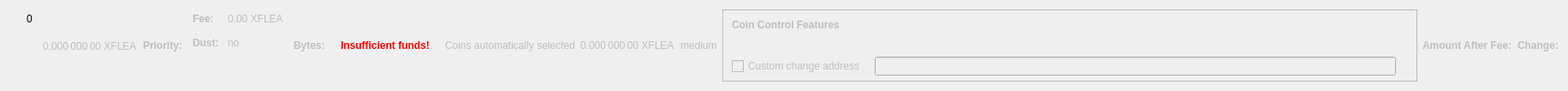
    <widget class="QWidget" name="dummyHideWidget" native="true">
     <property name="maximumSize">
      <size>
       <width>100</width>
       <height>22</height>
      </size>
     </property>
     <layout class="QHBoxLayout" name="dummyHideLayout">
      <item>
       <layout class="QFormLayout" name="formLayoutCoinControl1">
        <property name="horizontalSpacing">
         <number>10</number>
        </property>
        <property name="verticalSpacing">
         <number>14</number>
        </property>
        <property name="leftMargin">
         <number>10</number>
        </property>
        <property name="topMargin">
         <number>4</number>
        </property>
        <property name="rightMargin">
         <number>6</number>
        </property>
        <item row="0" column="1">
         <widget class="QLabel" name="labelCoinControlBytes">
          <property name="cursor">
           <cursorShape>IBeamCursor</cursorShape>
          </property>
          <property name="contextMenuPolicy">
           <enum>Qt::ActionsContextMenu</enum>
          </property>
          <property name="text">
           <string notr="true">0</string>
          </property>
          <property name="textInteractionFlags">
           <set>Qt::LinksAccessibleByMouse|Qt::TextSelectableByKeyboard|Qt::TextSelectableByMouse</set>
          </property>
         </widget>
        </item>
       </layout>
      </item>
      <item>
       <widget class="QLabel" name="labelCoinControlAfterFee">
        <property name="enabled">
         <bool>false</bool>
        </property>
        <property name="sizePolicy">
         <sizepolicy hsizetype="Fixed" vsizetype="Fixed">
          <horstretch>0</horstretch>
          <verstretch>0</verstretch>
         </sizepolicy>
        </property>
        <property name="minimumSize">
         <size>
          <width>111</width>
          <height>12</height>
         </size>
        </property>
        <property name="maximumSize">
         <size>
          <width>111</width>
          <height>12</height>
         </size>
        </property>
        <property name="cursor">
         <cursorShape>IBeamCursor</cursorShape>
        </property>
        <property name="contextMenuPolicy">
         <enum>Qt::ActionsContextMenu</enum>
        </property>
        <property name="text">
         <string notr="true">0.000 000 00 XFLEA</string>
        </property>
        <property name="textInteractionFlags">
         <set>Qt::LinksAccessibleByMouse|Qt::TextSelectableByKeyboard|Qt::TextSelectableByMouse</set>
        </property>
       </widget>
      </item>
      <item>
       <widget class="QLabel" name="labelCoinControlPriorityText">
        <property name="enabled">
         <bool>false</bool>
        </property>
        <property name="font">
         <font>
          <weight>75</weight>
          <bold>true</bold>
         </font>
        </property>
        <property name="text">
         <string>Priority:</string>
        </property>
       </widget>
      </item>
      <item>
       <layout class="QHBoxLayout" name="horizontalLayout"/>
      </item>
      <item>
       <layout class="QFormLayout" name="formLayoutCoinControl3">
        <property name="horizontalSpacing">
         <number>10</number>
        </property>
        <property name="verticalSpacing">
         <number>14</number>
        </property>
        <property name="leftMargin">
         <number>6</number>
        </property>
        <property name="topMargin">
         <number>4</number>
        </property>
        <property name="rightMargin">
         <number>6</number>
        </property>
        <item row="0" column="0">
         <widget class="QLabel" name="labelCoinControlFeeText">
          <property name="enabled">
           <bool>false</bool>
          </property>
          <property name="font">
           <font>
            <weight>75</weight>
            <bold>true</bold>
           </font>
          </property>
          <property name="text">
           <string>Fee:</string>
          </property>
          <property name="margin">
           <number>0</number>
          </property>
         </widget>
        </item>
        <item row="0" column="1">
         <widget class="QLabel" name="labelCoinControlFee">
          <property name="enabled">
           <bool>false</bool>
          </property>
          <property name="cursor">
           <cursorShape>IBeamCursor</cursorShape>
          </property>
          <property name="contextMenuPolicy">
           <enum>Qt::ActionsContextMenu</enum>
          </property>
          <property name="text">
           <string notr="true">0.00 XFLEA</string>
          </property>
          <property name="textInteractionFlags">
           <set>Qt::LinksAccessibleByMouse|Qt::TextSelectableByKeyboard|Qt::TextSelectableByMouse</set>
          </property>
         </widget>
        </item>
        <item row="1" column="0">
         <widget class="QLabel" name="labelCoinControlLowOutputText">
          <property name="enabled">
           <bool>false</bool>
          </property>
          <property name="font">
           <font>
            <weight>75</weight>
            <bold>true</bold>
           </font>
          </property>
          <property name="text">
           <string>Dust:</string>
          </property>
         </widget>
        </item>
        <item row="1" column="1">
         <widget class="QLabel" name="labelCoinControlLowOutput">
          <property name="enabled">
           <bool>false</bool>
          </property>
          <property name="cursor">
           <cursorShape>IBeamCursor</cursorShape>
          </property>
          <property name="contextMenuPolicy">
           <enum>Qt::ActionsContextMenu</enum>
          </property>
          <property name="text">
           <string>no</string>
          </property>
          <property name="textInteractionFlags">
           <set>Qt::LinksAccessibleByMouse|Qt::TextSelectableByKeyboard|Qt::TextSelectableByMouse</set>
          </property>
         </widget>
        </item>
       </layout>
      </item>
      <item>
       <widget class="QLabel" name="labelCoinControlBytesText">
        <property name="enabled">
         <bool>false</bool>
        </property>
        <property name="font">
         <font>
          <weight>75</weight>
          <bold>true</bold>
         </font>
        </property>
        <property name="text">
         <string>Bytes:</string>
        </property>
       </widget>
      </item>
      <item>
       <layout class="QFormLayout" name="formLayoutCoinControl2">
        <property name="horizontalSpacing">
         <number>10</number>
        </property>
        <property name="verticalSpacing">
         <number>14</number>
        </property>
        <property name="leftMargin">
         <number>6</number>
        </property>
        <property name="topMargin">
         <number>4</number>
        </property>
        <property name="rightMargin">
         <number>6</number>
        </property>
       </layout>
      </item>
      <item>
       <layout class="QHBoxLayout" name="horizontalLayoutCoinControl2">
        <property name="spacing">
         <number>8</number>
        </property>
        <property name="bottomMargin">
         <number>10</number>
        </property>
       </layout>
      </item>
      <item>
       <widget class="QLabel" name="labelCoinControlInsuffFunds">
        <property name="enabled">
         <bool>false</bool>
        </property>
        <property name="minimumSize">
         <size>
          <width>0</width>
          <height>0</height>
         </size>
        </property>
        <property name="font">
         <font>
          <weight>75</weight>
          <bold>true</bold>
         </font>
        </property>
        <property name="styleSheet">
         <string notr="true">color:red;font-weight:bold;</string>
        </property>
        <property name="text">
         <string>Insufficient funds!</string>
        </property>
        <property name="margin">
         <number>5</number>
        </property>
       </widget>
      </item>
      <item>
       <layout class="QFormLayout" name="formLayoutCoinControl4">
        <property name="horizontalSpacing">
         <number>10</number>
        </property>
        <property name="verticalSpacing">
         <number>14</number>
        </property>
        <property name="leftMargin">
         <number>6</number>
        </property>
        <property name="topMargin">
         <number>4</number>
        </property>
        <property name="rightMargin">
         <number>6</number>
        </property>
       </layout>
      </item>
      <item>
       <widget class="QLabel" name="labelCoinControlAutomaticallySelected">
        <property name="enabled">
         <bool>false</bool>
        </property>
        <property name="sizePolicy">
         <sizepolicy hsizetype="Fixed" vsizetype="Fixed">
          <horstretch>0</horstretch>
          <verstretch>0</verstretch>
         </sizepolicy>
        </property>
        <property name="minimumSize">
         <size>
          <width>0</width>
          <height>0</height>
         </size>
        </property>
        <property name="maximumSize">
         <size>
          <width>240</width>
          <height>16777215</height>
         </size>
        </property>
        <property name="text">
         <string>Coins automatically selected</string>
        </property>
        <property name="margin">
         <number>5</number>
        </property>
       </widget>
      </item>
      <item>
       <widget class="QLabel" name="labelCoinControlChange">
        <property name="enabled">
         <bool>false</bool>
        </property>
        <property name="sizePolicy">
         <sizepolicy hsizetype="Fixed" vsizetype="Fixed">
          <horstretch>0</horstretch>
          <verstretch>0</verstretch>
         </sizepolicy>
        </property>
        <property name="minimumSize">
         <size>
          <width>111</width>
          <height>0</height>
         </size>
        </property>
        <property name="maximumSize">
         <size>
          <width>111</width>
          <height>16777215</height>
         </size>
        </property>
        <property name="cursor">
         <cursorShape>IBeamCursor</cursorShape>
        </property>
        <property name="contextMenuPolicy">
         <enum>Qt::ActionsContextMenu</enum>
        </property>
        <property name="text">
         <string notr="true">0.000 000 00 XFLEA</string>
        </property>
        <property name="textInteractionFlags">
         <set>Qt::LinksAccessibleByMouse|Qt::TextSelectableByKeyboard|Qt::TextSelectableByMouse</set>
        </property>
       </widget>
      </item>
      <item>
       <widget class="QLabel" name="labelCoinControlPriority">
        <property name="enabled">
         <bool>false</bool>
        </property>
        <property name="cursor">
         <cursorShape>IBeamCursor</cursorShape>
        </property>
        <property name="contextMenuPolicy">
         <enum>Qt::ActionsContextMenu</enum>
        </property>
        <property name="text">
         <string>medium</string>
        </property>
        <property name="textInteractionFlags">
         <set>Qt::LinksAccessibleByMouse|Qt::TextSelectableByKeyboard|Qt::TextSelectableByMouse</set>
        </property>
       </widget>
      </item>
      <item>
       <widget class="QFrame" name="frameCoinControl">
        <property name="sizePolicy">
         <sizepolicy hsizetype="Expanding" vsizetype="Expanding">
          <horstretch>0</horstretch>
          <verstretch>0</verstretch>
         </sizepolicy>
        </property>
        <property name="maximumSize">
         <size>
          <width>16777215</width>
          <height>16777215</height>
         </size>
        </property>
        <property name="frameShape">
         <enum>QFrame::StyledPanel</enum>
        </property>
        <property name="frameShadow">
         <enum>QFrame::Sunken</enum>
        </property>
        <layout class="QVBoxLayout" name="verticalLayoutCoinControl2_2">
         <property name="spacing">
          <number>0</number>
         </property>
         <property name="leftMargin">
          <number>0</number>
         </property>
         <property name="topMargin">
          <number>0</number>
         </property>
         <property name="rightMargin">
          <number>0</number>
         </property>
         <property name="bottomMargin">
          <number>6</number>
         </property>
         <item>
          <layout class="QVBoxLayout" name="verticalLayoutCoinControl" stretch="0,0,0,1">
           <property name="spacing">
            <number>0</number>
           </property>
           <property name="leftMargin">
            <number>10</number>
           </property>
           <property name="topMargin">
            <number>10</number>
           </property>
           <item>
            <layout class="QHBoxLayout" name="horizontalLayoutCoinControl1">
             <property name="bottomMargin">
              <number>15</number>
             </property>
             <item>
              <widget class="QLabel" name="labelCoinControlFeatures">
               <property name="enabled">
                <bool>false</bool>
               </property>
               <property name="sizePolicy">
                <sizepolicy hsizetype="Preferred" vsizetype="Maximum">
                 <horstretch>0</horstretch>
                 <verstretch>0</verstretch>
                </sizepolicy>
               </property>
               <property name="font">
                <font>
                 <weight>75</weight>
                 <bold>true</bold>
                </font>
               </property>
               <property name="styleSheet">
                <string notr="true">font-weight:bold;</string>
               </property>
               <property name="text">
                <string>Coin Control Features</string>
               </property>
              </widget>
             </item>
            </layout>
           </item>
           <item>
            <widget class="QWidget" name="widgetCoinControl" native="true">
             <property name="sizePolicy">
              <sizepolicy hsizetype="Preferred" vsizetype="Preferred">
               <horstretch>0</horstretch>
               <verstretch>0</verstretch>
              </sizepolicy>
             </property>
             <property name="minimumSize">
              <size>
               <width>0</width>
               <height>0</height>
              </size>
             </property>
             <property name="styleSheet">
              <string notr="true"/>
             </property>
             <layout class="QHBoxLayout" name="horizontalLayoutCoinControl5_2">
              <property name="leftMargin">
               <number>0</number>
              </property>
              <property name="topMargin">
               <number>0</number>
              </property>
              <property name="rightMargin">
               <number>0</number>
              </property>
              <property name="bottomMargin">
               <number>0</number>
              </property>
              <item>
               <layout class="QHBoxLayout" name="horizontalLayoutCoinControl3">
                <property name="spacing">
                 <number>20</number>
                </property>
                <property name="topMargin">
                 <number>0</number>
                </property>
                <property name="bottomMargin">
                 <number>10</number>
                </property>
               </layout>
              </item>
             </layout>
            </widget>
           </item>
           <item>
            <layout class="QHBoxLayout" name="horizontalLayoutCoinControl4" stretch="0,0,0">
             <property name="spacing">
              <number>12</number>
             </property>
             <property name="sizeConstraint">
              <enum>QLayout::SetDefaultConstraint</enum>
             </property>
             <property name="topMargin">
              <number>5</number>
             </property>
             <property name="rightMargin">
              <number>5</number>
             </property>
             <item>
              <widget class="QCheckBox" name="checkBoxCoinControlChange">
               <property name="enabled">
                <bool>false</bool>
               </property>
               <property name="toolTip">
                <string>If this is activated, but the change address is empty or invalid, change will be sent to a newly generated address.</string>
               </property>
               <property name="text">
                <string>Custom change address</string>
               </property>
              </widget>
             </item>
             <item>
              <widget class="QValidatedLineEdit" name="lineEditCoinControlChange">
               <property name="enabled">
                <bool>false</bool>
               </property>
               <property name="sizePolicy">
                <sizepolicy hsizetype="Expanding" vsizetype="Fixed">
                 <horstretch>0</horstretch>
                 <verstretch>0</verstretch>
                </sizepolicy>
               </property>
              </widget>
             </item>
             <item>
              <widget class="QLabel" name="labelCoinControlChangeLabel_2">
               <property name="sizePolicy">
                <sizepolicy hsizetype="Preferred" vsizetype="Expanding">
                 <horstretch>0</horstretch>
                 <verstretch>0</verstretch>
                </sizepolicy>
               </property>
               <property name="minimumSize">
                <size>
                 <width>0</width>
                 <height>0</height>
                </size>
               </property>
               <property name="text">
                <string/>
               </property>
               <property name="margin">
                <number>3</number>
               </property>
              </widget>
             </item>
            </layout>
           </item>
           <item>
            <spacer name="verticalSpacerCoinControl">
             <property name="orientation">
              <enum>Qt::Vertical</enum>
             </property>
             <property name="sizeHint" stdset="0">
              <size>
               <width>800</width>
               <height>1</height>
              </size>
             </property>
            </spacer>
           </item>
          </layout>
         </item>
        </layout>
       </widget>
      </item>
      <item>
       <widget class="QLabel" name="labelCoinControlAfterFeeText">
        <property name="enabled">
         <bool>false</bool>
        </property>
        <property name="minimumSize">
         <size>
          <width>0</width>
          <height>0</height>
         </size>
        </property>
        <property name="maximumSize">
         <size>
          <width>16777215</width>
          <height>16777215</height>
         </size>
        </property>
        <property name="font">
         <font>
          <weight>75</weight>
          <bold>true</bold>
         </font>
        </property>
        <property name="text">
         <string>Amount After Fee:</string>
        </property>
        <property name="alignment">
         <set>Qt::AlignLeading|Qt::AlignLeft|Qt::AlignVCenter</set>
        </property>
        <property name="margin">
         <number>0</number>
        </property>
       </widget>
      </item>
      <item>
       <widget class="QLabel" name="labelCoinControlChangeText">
        <property name="enabled">
         <bool>false</bool>
        </property>
        <property name="sizePolicy">
         <sizepolicy hsizetype="Preferred" vsizetype="Preferred">
          <horstretch>0</horstretch>
          <verstretch>0</verstretch>
         </sizepolicy>
        </property>
        <property name="minimumSize">
         <size>
          <width>0</width>
          <height>0</height>
         </size>
        </property>
        <property name="maximumSize">
         <size>
          <width>16777215</width>
          <height>16777215</height>
         </size>
        </property>
        <property name="font">
         <font>
          <weight>75</weight>
          <bold>true</bold>
         </font>
        </property>
        <property name="text">
         <string>Change:</string>
        </property>
        <property name="alignment">
         <set>Qt::AlignLeading|Qt::AlignLeft|Qt::AlignVCenter</set>
        </property>
       </widget>
      </item>
     </layout>
    </widget>
